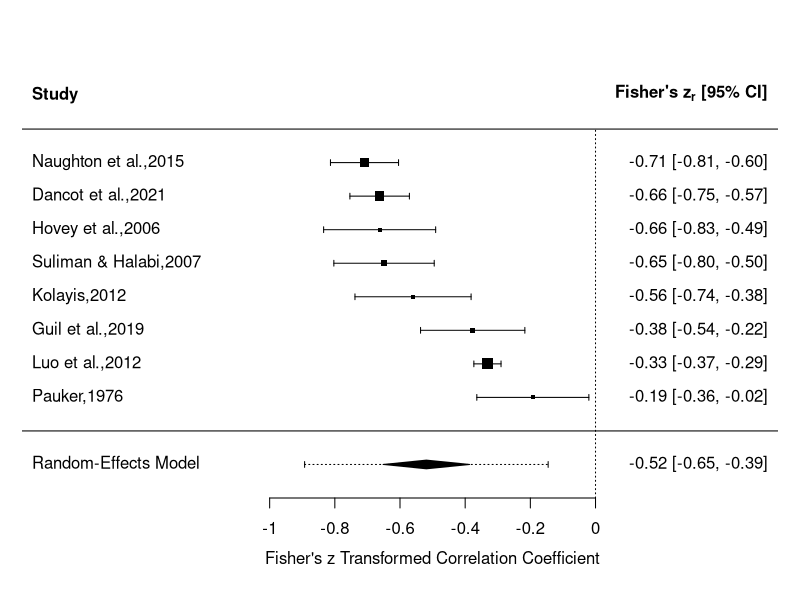
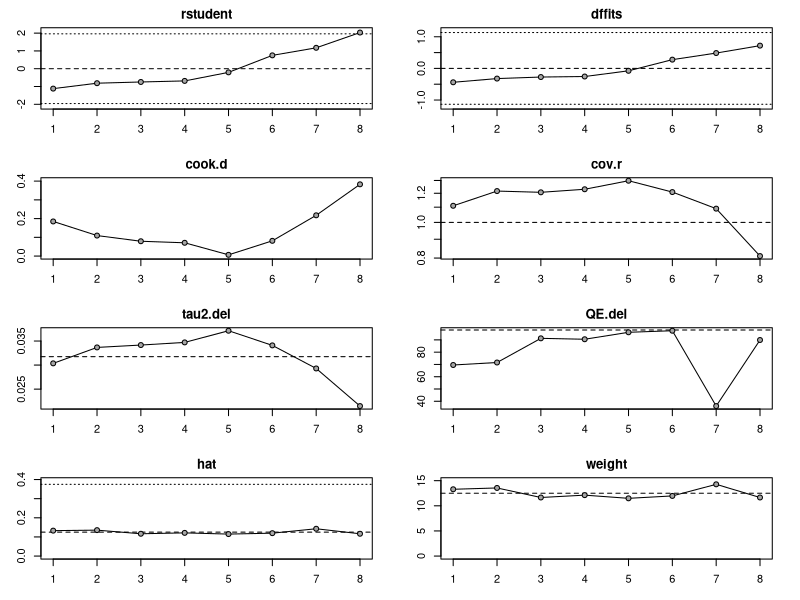
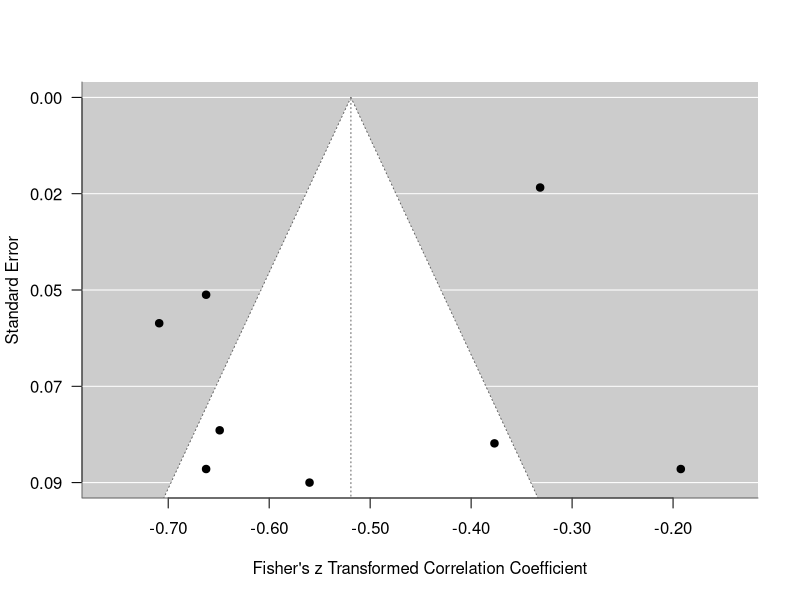

Write the R code that produced these figures, in order.
## ---- chunk 1
#load packages
library(tidyverse)
library(metafor)
library(readr)
library(kableExtra)
## ---- chunk 2
#read in data
data <- read_csv("meta_analysis_data.csv")

#add id column
data <- data |> 
  mutate(id = row_number())
## ---- chunk 3
#inspect summary
summary(data)

#summary table of studies
data |> 
  select(authors, year, ni, ri, type, sa_measure, se_measure) |> 
  kable()
## ---- chunk 4
#apply z-transformation 
data <- escalc(measure = "ZCOR", 
               ri=ri, 
               ni=ni, 
               data=data, 
               slab = paste(authors, year, sep=","))

#ordering by effect size
data <- data[order(data$yi),]

#meta analysis results
ma_res <- rma(yi, vi, data=data)
ma_res
predict(ma_res)
confint(ma_res)
## ---- chunk 5
#forest plot
forest(ma_res,
       addpred = TRUE, 
       header = TRUE)
## ---- chunk 6
#influential studies
ma_inf <- influence(ma_res)
print(ma_inf)
plot(ma_inf)
## ---- chunk 7
#funnel plot
funnel(ma_res, las = 1, digits = list(2, 2))
